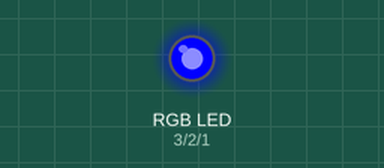
A sketch run on a simulated Arduino Uno, built with avr-gcc and run on an emulated ATmega328P. Shown: an RGB LED mixed from three pins (HIGH = lit).

Above: at 0.1 s.
Timing chart, 0 to 1.6 s (numbered marks = the images above):
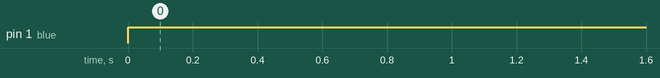

The sketch:

Led_rgb.ino
```cpp
const int red = 3;
const int green = 2;
const int blue = 1;
void setup() {
  pinMode(red,OUTPUT);
  pinMode(green,OUTPUT);
  pinMode(blue,OUTPUT);
  digitalWrite(red,LOW);
  digitalWrite(green,LOW);
  digitalWrite(blue,LOW);
}

void loop() {
  digitalWrite(blue,HIGH);

}
```

Measured:
- by itself, pin 1 (blue): LOW → HIGH at 0.00 s
